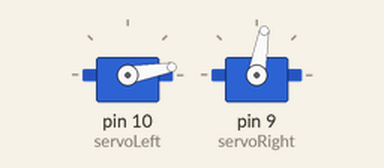
Bench run of a sketch on a simulated Arduino Uno, built with avr-gcc and run on an emulated ATmega328P. On the bench: 2 × servo.

Above: at 0.05 s.
At 7.0 s:
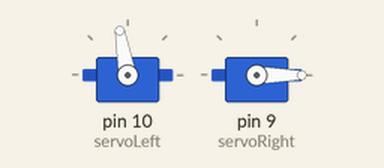
Timing chart, 0 to 9.1 s (numbered marks = the images above):
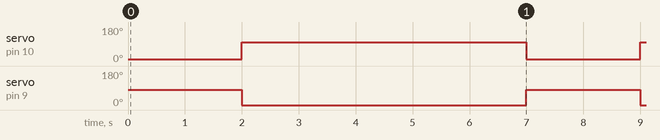

Measured:
- by itself, servo on pin 10 (servoLeft): alternates 100° for 5.0 s and 10° for 2.0 s
- by itself, servo on pin 9 (servoRight): alternates 80° for 2.0 s and 0° for 5.0 s

The sketch:

final_gripper_code.ino
```cpp
#include <Servo.h>

Servo servoLeft;          // Define left servo
Servo servoRight;         // Define right servo

void setup() {
  servoLeft.attach(10);  // Set left servo to digital pin 10
  servoRight.attach(9);  // Set right servo to digital pin 9
}

void loop() {            // Loop through motion tests
  forward();             // Example: move forward
  delay(2000);           // Wait 2000 milliseconds (2 seconds)
  reverse();
  delay(5000);
 // turnRight();
 // delay(2000);
 // turnLeft();
 // delay(2000);
 // stopRobot();
 // delay(2000);
}

// Motion routines for forward, reverse, turns, and stop
void forward() {
  servoLeft.write(10);
  servoRight.write(80);
}

void reverse() {
  servoLeft.write(100);
  servoRight.write(0);
}

//void turnRight() {
  //servoLeft.write(180);
  //servoRight.write(180);
//}
//void turnLeft() {
//  servoLeft.write(0);
  //servoRight.write(0);
//}

//void stopRobot() {
  //servoLeft.write(90);
  //servoRight.write(90);
//}
```
